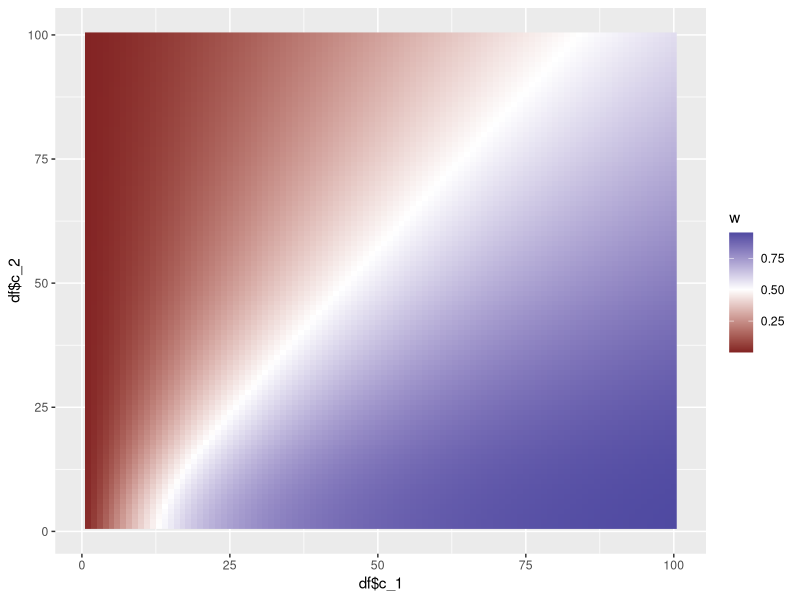
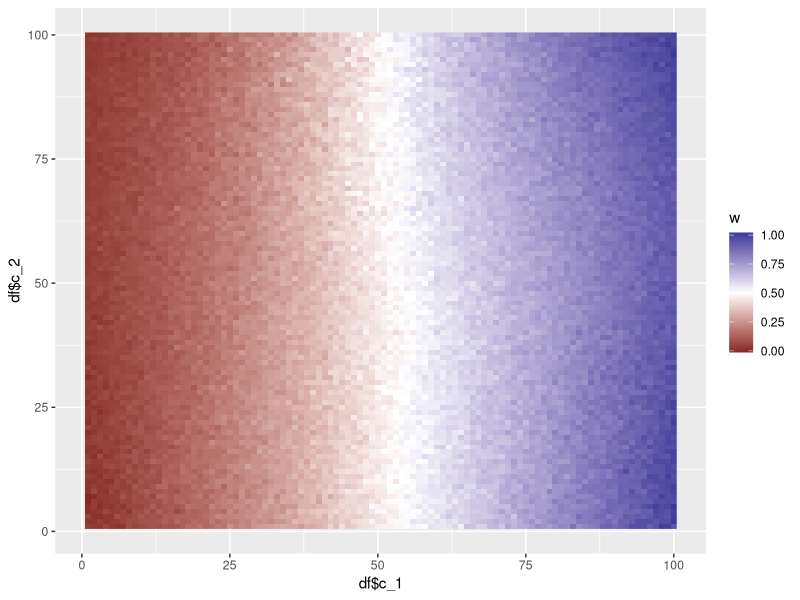
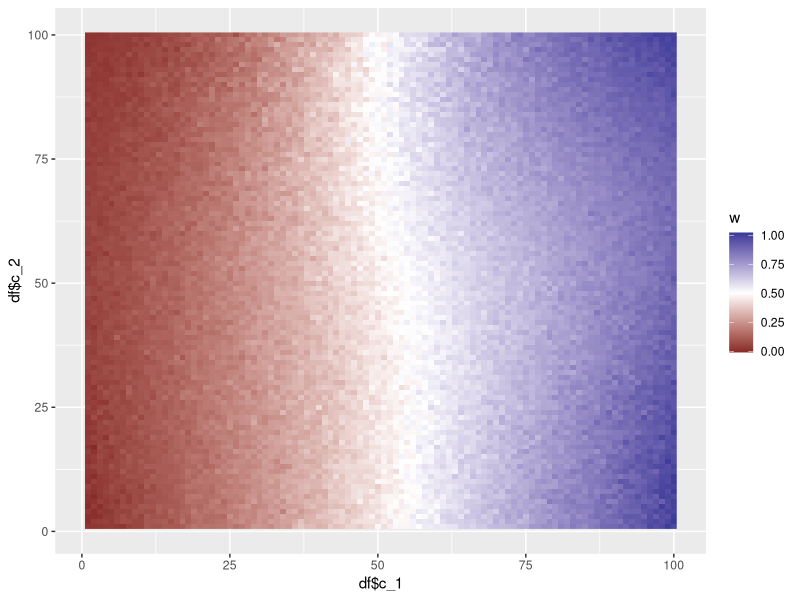
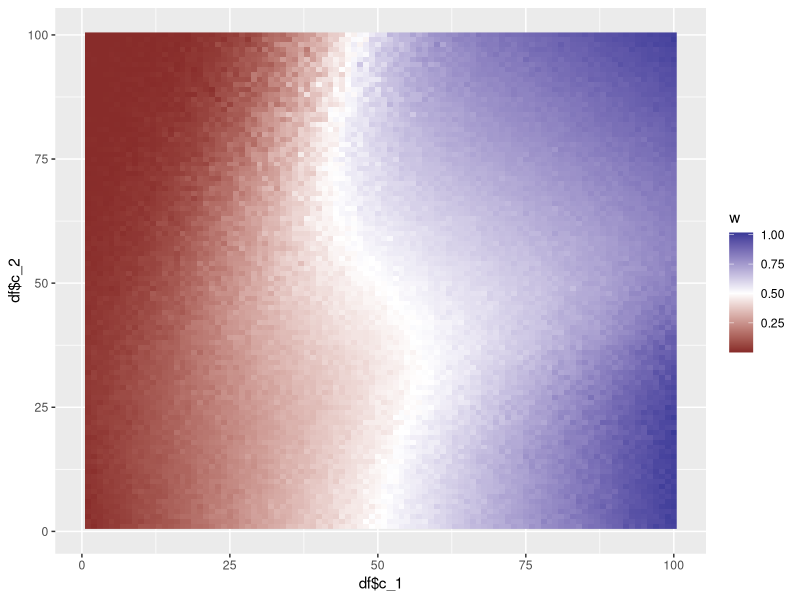
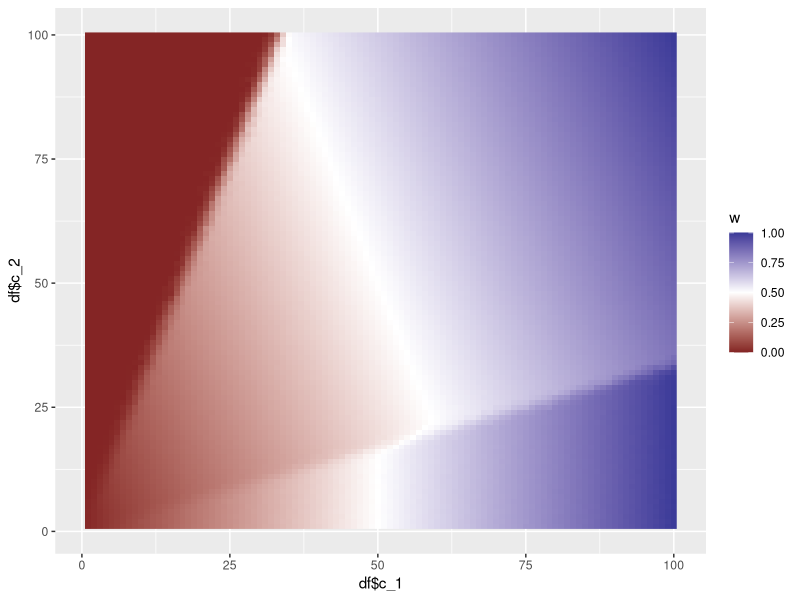
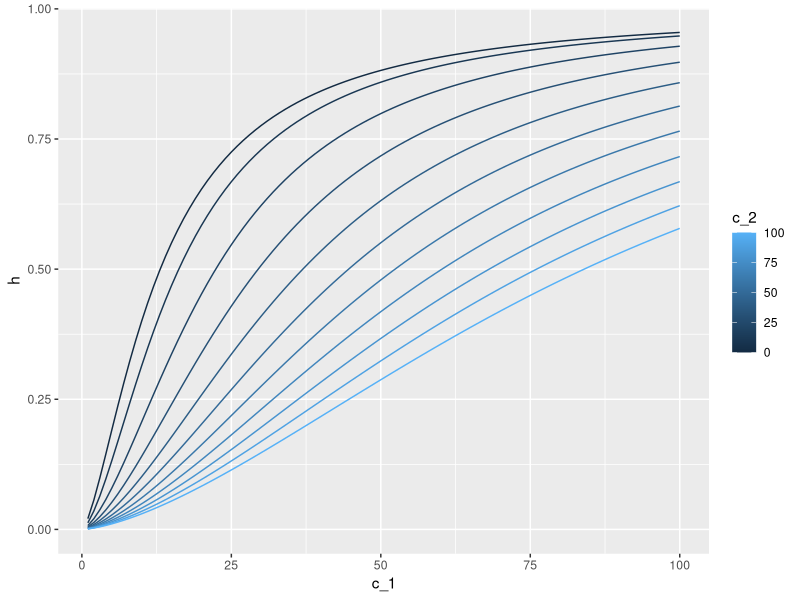
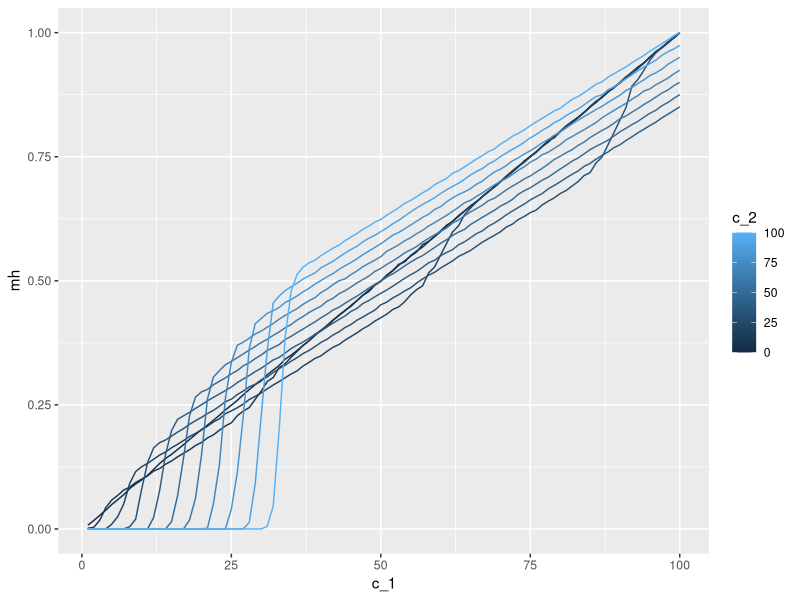

These charts were generated, in order, by the following R code:
## ---- chunk 1
c_50 <- 13.1
n <- 1.5
## ---- chunk 2
c_1 <- 1:100
c_2 <- 1:100
## ---- chunk 3
heeger <- function(c_1, c_2, c_50, n) 
{
  w <- (c_1^n)/(c_50^n + (c_1^2 + c_2^2)^(n/2))
  w
}
## ---- chunk 4
df <- expand.grid(c_1=c_1, c_2=c_2)
df$w <- heeger(df$c_1, df$c_2, c_50, n)
library(ggplot2)
p <- qplot(df$c_1, df$c_2, data = df, fill = df$w, geom = "raster")
p + scale_fill_gradient2(name = "w", midpoint = .5)
## ---- chunk 5
s <- 19
s_c <- 19
## ---- chunk 6
ma_halpern <- function(x_1, x_2, s, s_c)
{
  norm = dnorm(x_1, sd = s) * dnorm(x_2, sd=s) + dnorm(x_1, sd=s) + dnorm(x_2, sd=s) + dnorm(x_1, mean=x_2, sd=sqrt(2*s^2 + 2*s_c^2))
  w_2 = (x_1/s^2 + x_2/(s^2 + 2*s_c^2))/(1/s^2 + 1/(s^2 + 2*s_c^2))
  num = x_1 * dnorm(x_2, sd=s) + w_2 * dnorm(x_1, mean=x_2, sd=sqrt(2*s^2 + 2*s_c^2))
  w = num/norm
}
## ---- chunk 7
estimate_weights <- function(c_1, c_2, s, s_c)
{
  x_1s = rnorm(100, mean=c_1, sd=s)
  x_2s = rnorm(100, mean=c_2, sd=s)
  w = ma_halpern(x_1s, x_2s, s, s_c)
  mean(w/100)
}
vew <- Vectorize(estimate_weights, c("c_1", "c_2"))
## ---- chunk 8
df <- expand.grid(c_1=c_1, c_2=c_2)
df$w <- vew(df$c_1, df$c_2, s, s_c)
p <- qplot(df$c_1, df$c_2, data = df, fill = df$w, geom = "raster")
p + scale_fill_gradient2(name = "w", midpoint = .5)
## ---- chunk 9
s_c = 1
## ---- chunk 10
df <- expand.grid(c_1=c_1, c_2=c_2)
df$w <- vew(df$c_1, df$c_2, s, s_c)
p <- qplot(df$c_1, df$c_2, data = df, fill = df$w, geom = "raster")
p + scale_fill_gradient2(name = "w", midpoint = .5)
## ---- chunk 11
s = 10
## ---- chunk 12
df <- expand.grid(c_1=c_1, c_2=c_2)
df$w <- vew(df$c_1, df$c_2, s, s_c)
p <- qplot(df$c_1, df$c_2, data = df, fill = df$w, geom = "raster")
p + scale_fill_gradient2(name = "w", midpoint = .5)
## ---- chunk 13
s = 1
## ---- chunk 14
df <- expand.grid(c_1=c_1, c_2=c_2)
df$w <- vew(df$c_1, df$c_2, s, s_c)
p <- qplot(df$c_1, df$c_2, data = df, fill = df$w, geom = "raster")
p + scale_fill_gradient2(name = "w", midpoint = .5)
## ---- chunk 15
c_2w <- seq(0, 100, 10)
dfw <- expand.grid(c_1=c_1, c_2=c_2w)
dfw$h <- heeger(dfw$c_1, dfw$c_2, c_50, n)
dfw$mh <- vew(dfw$c_1, dfw$c_2, s, s_c)
ggplot(dfw, aes(x=c_1, y=h, group=c_2, colour=c_2)) + geom_line()
ggplot(dfw, aes(x=c_1, y=mh, group=c_2, colour=c_2)) + geom_line()
